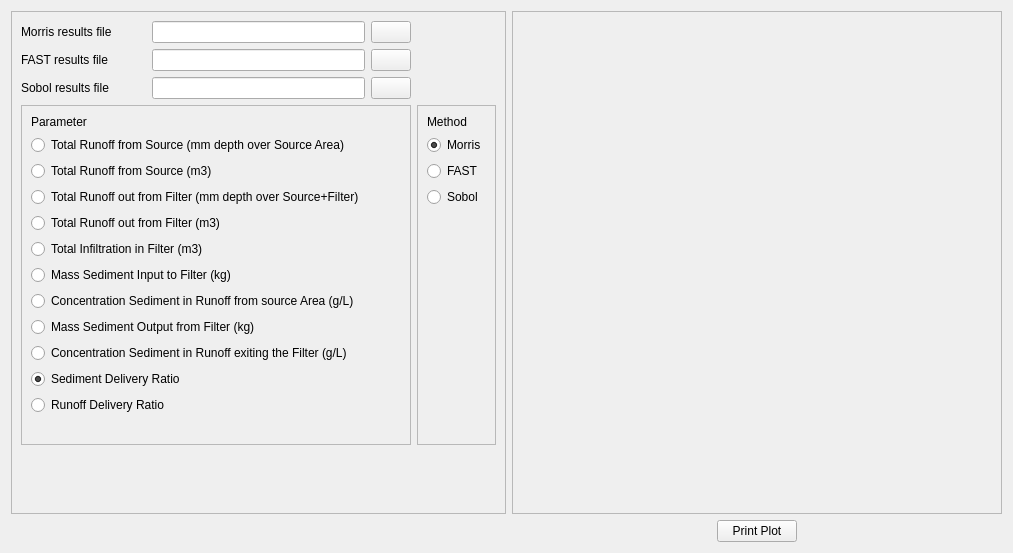
          <widget class="QWidget" name="scrollAreaWidgetContents_9">
           <property name="geometry">
            <rect>
             <x>0</x>
             <y>0</y>
             <width>1013</width>
             <height>553</height>
            </rect>
           </property>
           <layout class="QGridLayout" name="gridLayout_43">
            <item row="0" column="1">
             <widget class="QFrame" name="frame_64">
              <property name="minimumSize">
               <size>
                <width>460</width>
                <height>0</height>
               </size>
              </property>
              <property name="frameShape">
               <enum>QFrame::StyledPanel</enum>
              </property>
              <property name="frameShadow">
               <enum>QFrame::Raised</enum>
              </property>
             </widget>
            </item>
            <item row="1" column="1">
             <layout class="QHBoxLayout" name="horizontalLayout_127">
              <item>
               <spacer name="horizontalSpacer_29">
                <property name="orientation">
                 <enum>Qt::Horizontal</enum>
                </property>
                <property name="sizeHint" stdset="0">
                 <size>
                  <width>40</width>
                  <height>20</height>
                 </size>
                </property>
               </spacer>
              </item>
              <item>
               <widget class="QPushButton" name="print_graph_sensitivity">
                <property name="text">
                 <string>Print Plot</string>
                </property>
               </widget>
              </item>
              <item>
               <spacer name="horizontalSpacer_28">
                <property name="orientation">
                 <enum>Qt::Horizontal</enum>
                </property>
                <property name="sizeHint" stdset="0">
                 <size>
                  <width>40</width>
                  <height>20</height>
                 </size>
                </property>
               </spacer>
              </item>
             </layout>
            </item>
            <item row="0" column="0">
             <widget class="QFrame" name="frame_63">
              <property name="frameShape">
               <enum>QFrame::StyledPanel</enum>
              </property>
              <property name="frameShadow">
               <enum>QFrame::Raised</enum>
              </property>
              <layout class="QGridLayout" name="gridLayout_33">
               <item row="0" column="0" colspan="2">
                <layout class="QHBoxLayout" name="horizontalLayout_124">
                 <item>
                  <widget class="QLabel" name="label_128">
                   <property name="minimumSize">
                    <size>
                     <width>125</width>
                     <height>0</height>
                    </size>
                   </property>
                   <property name="text">
                    <string>Morris results file</string>
                   </property>
                  </widget>
                 </item>
                 <item>
                  <widget class="QLineEdit" name="csv_results_morris">
                   <property name="minimumSize">
                    <size>
                     <width>213</width>
                     <height>0</height>
                    </size>
                   </property>
                  </widget>
                 </item>
                 <item>
                  <widget class="QPushButton" name="browse">
                   <property name="text">
                    <string/>
                   </property>
                  </widget>
                 </item>
                </layout>
               </item>
               <item row="1" column="0" colspan="2">
                <layout class="QHBoxLayout" name="horizontalLayout_131">
                 <item>
                  <widget class="QLabel" name="label_133">
                   <property name="minimumSize">
                    <size>
                     <width>125</width>
                     <height>0</height>
                    </size>
                   </property>
                   <property name="text">
                    <string>FAST results file</string>
                   </property>
                  </widget>
                 </item>
                 <item>
                  <widget class="QLineEdit" name="csv_results_fast">
                   <property name="minimumSize">
                    <size>
                     <width>213</width>
                     <height>0</height>
                    </size>
                   </property>
                  </widget>
                 </item>
                 <item>
                  <widget class="QPushButton" name="browse_fast_csv">
                   <property name="text">
                    <string/>
                   </property>
                  </widget>
                 </item>
                </layout>
               </item>
               <item row="2" column="0" colspan="2">
                <layout class="QHBoxLayout" name="horizontalLayout_126">
                 <item>
                  <widget class="QLabel" name="label_129">
                   <property name="minimumSize">
                    <size>
                     <width>125</width>
                     <height>0</height>
                    </size>
                   </property>
                   <property name="text">
                    <string>Sobol results file</string>
                   </property>
                  </widget>
                 </item>
                 <item>
                  <widget class="QLineEdit" name="csv_results_2">
                   <property name="minimumSize">
                    <size>
                     <width>213</width>
                     <height>0</height>
                    </size>
                   </property>
                  </widget>
                 </item>
                 <item>
                  <widget class="QPushButton" name="browse_2">
                   <property name="text">
                    <string/>
                   </property>
                  </widget>
                 </item>
                </layout>
               </item>
               <item row="3" column="2">
                <widget class="QFrame" name="frame_26">
                 <property name="frameShape">
                  <enum>QFrame::StyledPanel</enum>
                 </property>
                 <property name="frameShadow">
                  <enum>QFrame::Raised</enum>
                 </property>
                 <layout class="QVBoxLayout" name="verticalLayout_16">
                  <item>
                   <widget class="QLabel" name="label_70">
                    <property name="text">
                     <string>Method</string>
                    </property>
                   </widget>
                  </item>
                  <item>
                   <widget class="QRadioButton" name="radio_morris">
                    <property name="text">
                     <string>Morris</string>
                    </property>
                    <property name="checked">
                     <bool>true</bool>
                    </property>
                   </widget>
                  </item>
                  <item>
                   <widget class="QRadioButton" name="radio_fast">
                    <property name="text">
                     <string>FAST</string>
                    </property>
                   </widget>
                  </item>
                  <item>
                   <widget class="QRadioButton" name="radio_sobol">
                    <property name="text">
                     <string>Sobol</string>
                    </property>
                   </widget>
                  </item>
                  <item>
                   <spacer name="verticalSpacer_10">
                    <property name="orientation">
                     <enum>Qt::Vertical</enum>
                    </property>
                    <property name="sizeHint" stdset="0">
                     <size>
                      <width>20</width>
                      <height>40</height>
                     </size>
                    </property>
                   </spacer>
                  </item>
                 </layout>
                </widget>
               </item>
               <item row="4" column="0">
                <spacer name="verticalSpacer_9">
                 <property name="orientation">
                  <enum>Qt::Vertical</enum>
                 </property>
                 <property name="sizeHint" stdset="0">
                  <size>
                   <width>17</width>
                   <height>37</height>
                  </size>
                 </property>
                </spacer>
               </item>
               <item row="3" column="0" colspan="2">
                <widget class="QFrame" name="frame_18">
                 <property name="frameShape">
                  <enum>QFrame::StyledPanel</enum>
                 </property>
                 <property name="frameShadow">
                  <enum>QFrame::Raised</enum>
                 </property>
                 <layout class="QGridLayout" name="gridLayout_31">
                  <item row="2" column="0">
                   <widget class="QRadioButton" name="runoff_source_m3_2">
                    <property name="text">
                     <string>Total Runoff from Source (m3)</string>
                    </property>
                   </widget>
                  </item>
                  <item row="4" column="0">
                   <widget class="QRadioButton" name="runoff_filter_m3_2">
                    <property name="text">
                     <string>Total Runoff out from Filter (m3)</string>
                    </property>
                   </widget>
                  </item>
                  <item row="9" column="0">
                   <widget class="QRadioButton" name="sediment_runoff_exit_2">
                    <property name="text">
                     <string>Concentration Sediment in Runoff exiting the Filter (g/L)</string>
                    </property>
                   </widget>
                  </item>
                  <item row="11" column="0">
                   <widget class="QRadioButton" name="runoff_delivery_2">
                    <property name="text">
                     <string>Runoff Delivery Ratio</string>
                    </property>
                   </widget>
                  </item>
                  <item row="8" column="0">
                   <widget class="QRadioButton" name="sediment_output_2">
                    <property name="text">
                     <string>Mass Sediment Output from Filter (kg)</string>
                    </property>
                   </widget>
                  </item>
                  <item row="5" column="0">
                   <widget class="QRadioButton" name="infiltration_filter_m3_2">
                    <property name="text">
                     <string>Total Infiltration in Filter (m3)</string>
                    </property>
                   </widget>
                  </item>
                  <item row="7" column="0">
                   <widget class="QRadioButton" name="concentration_sediment_2">
                    <property name="text">
                     <string>Concentration Sediment in Runoff from source Area (g/L)</string>
                    </property>
                   </widget>
                  </item>
                  <item row="3" column="0">
                   <widget class="QRadioButton" name="runoff_filter_mm_2">
                    <property name="text">
                     <string>Total Runoff out from Filter (mm depth over Source+Filter)</string>
                    </property>
                   </widget>
                  </item>
                  <item row="1" column="0">
                   <widget class="QRadioButton" name="runoff_source_mm_2">
                    <property name="text">
                     <string>Total Runoff from Source (mm depth over Source Area)</string>
                    </property>
                   </widget>
                  </item>
                  <item row="6" column="0">
                   <widget class="QRadioButton" name="sediment_input_2">
                    <property name="text">
                     <string>Mass Sediment Input to Filter (kg)</string>
                    </property>
                   </widget>
                  </item>
                  <item row="10" column="0">
                   <widget class="QRadioButton" name="sediment_delivery_2">
                    <property name="text">
                     <string>Sediment Delivery Ratio</string>
                    </property>
                    <property name="checked">
                     <bool>true</bool>
                    </property>
                   </widget>
                  </item>
                  <item row="0" column="0">
                   <widget class="QLabel" name="label_71">
                    <property name="text">
                     <string>Parameter</string>
                    </property>
                   </widget>
                  </item>
                  <item row="12" column="0">
                   <spacer name="horizontalSpacer_14">
                    <property name="orientation">
                     <enum>Qt::Horizontal</enum>
                    </property>
                    <property name="sizeHint" stdset="0">
                     <size>
                      <width>40</width>
                      <height>20</height>
                     </size>
                    </property>
                   </spacer>
                  </item>
                 </layout>
                </widget>
               </item>
              </layout>
             </widget>
            </item>
           </layout>
          </widget>
